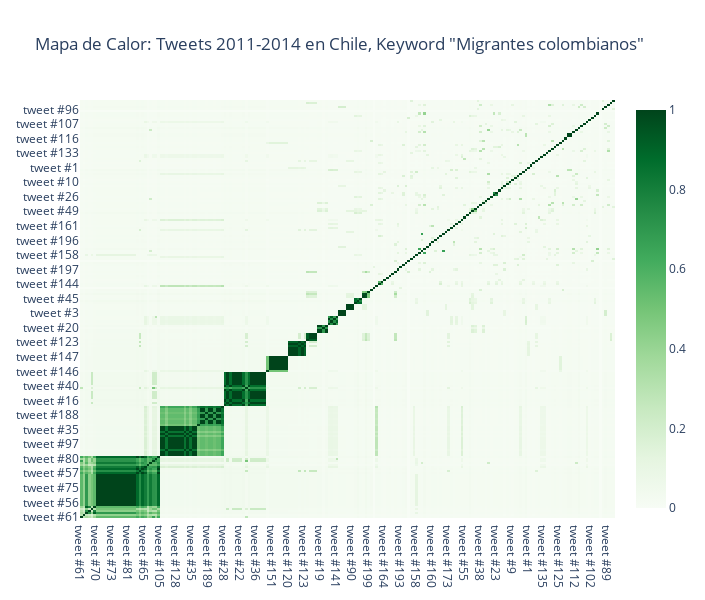

Write notebook code for a chart like this one.
### Code cell
#Gráfico

trace = go.Heatmap(z=temp2.values.tolist(),
                   x=temp2.index.values,
                   y=temp2.columns.values,
                   colorscale='Greens')

layout = go.Layout(title='Mapa de Calor: Tweets 2011-2014 en Chile, Keyword "Migrantes colombianos"',
                   width=705, height=600)

fig = go.Figure(data=[trace],layout=layout)
iplot(fig)

### Figure 1 — Plotly figure (JSON) as saved in the notebook; plotly's stock layout.template omitted (floating-point values rounded to 4 significant figures; data arrays with more than 128 entries replaced by an {"elided": "..."} marker saying what was removed)
{"data": [{"colorscale": [[0, "rgb(247,252,245)"], [0.125, "rgb(229,245,224)"], [0.25, "rgb(199,233,192)"], [0.375, "rgb(161,217,155)"], [0.5, "rgb(116,196,118)"], [0.625, "rgb(65,171,93)"], [0.75, "rgb(35,139,69)"], [0.875, "rgb(0,109,44)"], [1, "rgb(0,68,27)"]], "type": "heatmap", "x": {"elided": "201 str values"}, "y": {"elided": "201 str values"}, "z": {"elided": "201x201 float values"}}], "layout": {"height": 600, "title": {"text": "Mapa de Calor: Tweets 2011-2014 en Chile, Keyword \"Migrantes colombianos\""}, "width": 705}}
